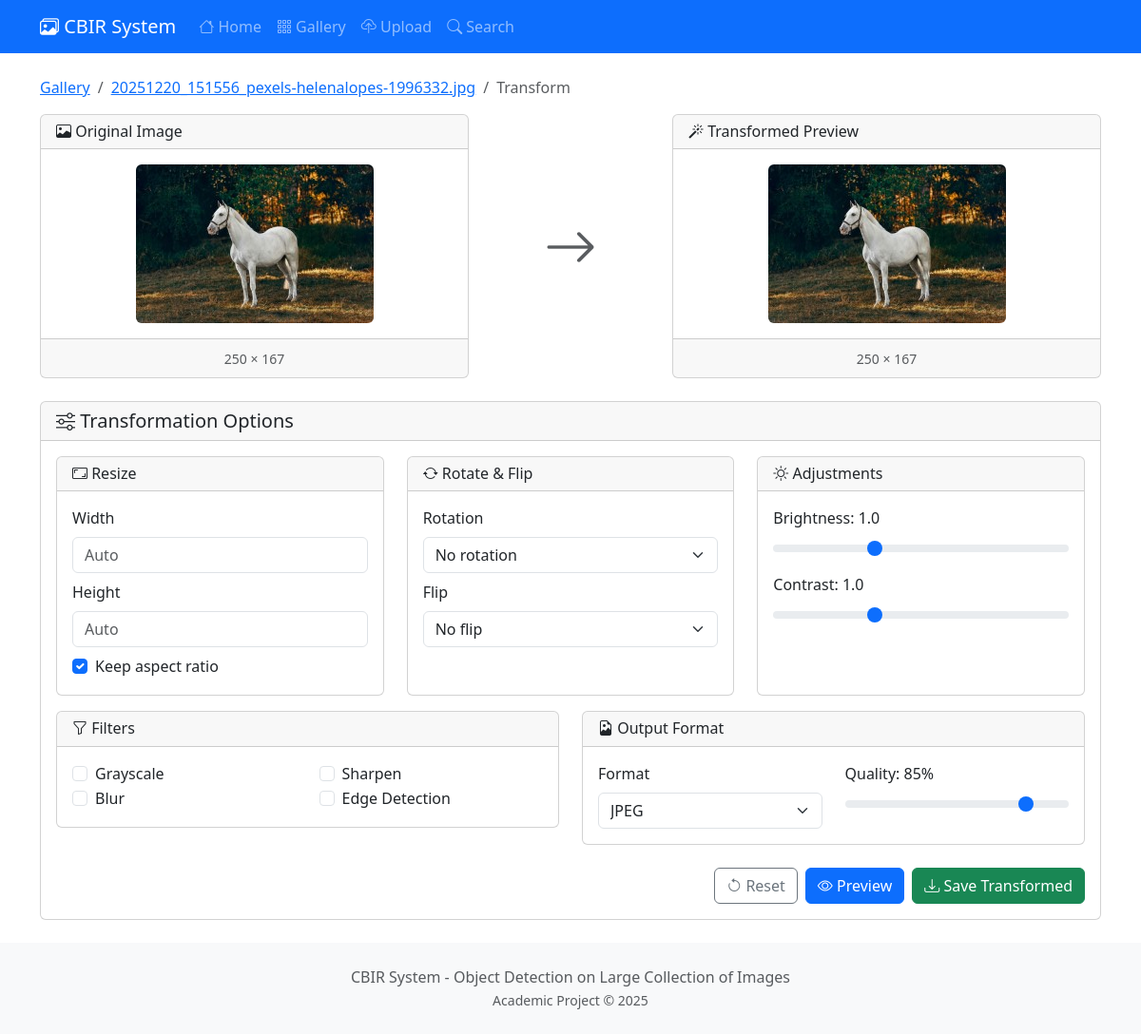
Screenshot of /image/48/transform/ with the database file from the repository.
### core/models.py (models this page shows, shortened)
class Image(models.Model):
    file = models.ImageField(upload_to=image_upload_path)
    filename = models.CharField(max_length=255)
    category = models.CharField(max_length=100, null=True, blank=True)
    uploaded_at = models.DateTimeField(auto_now_add=True)
    width = models.IntegerField(default=0)
    height = models.IntegerField(default=0)
    file_size = models.IntegerField(default=0)  # in bytes
    features_extracted = models.BooleanField(default=False)
    feature_vector = models.BinaryField(null=True, blank=True)  # Serialized numpy array
    class Meta:
        ordering = ['-uploaded_at']
    @property
    def image(self):
        return self.file
    @property
    def original_filename(self):
        return self.filename

### core/views.py (the view, shortened to what this page needs)
# urls.py: path('image/<int:pk>/transform/', views.TransformView.as_view(), name='transform'),
class TransformView(View):
    template_name = 'core/transform.html'
    def get(self, request, pk):
        image = get_object_or_404(Image, pk=pk)
        form = TransformForm()
        return render(request, self.template_name, {
            'image': image,
            'form': form
        })

### templates/core/transform.html (shortened to what this page needs)
{% extends 'core/base.html' %}
{% block content %}
<nav aria-label="breadcrumb" class="mb-3">
    <ol class="breadcrumb">
        <li class="breadcrumb-item"><a href="{% url 'core:gallery' %}">Gallery</a></li>
        <li class="breadcrumb-item"><a href="{% url 'core:image_detail' image.id %}">{{ image.original_filename }}</a></li>
        <li class="breadcrumb-item active">Transform</li>
    </ol>
</nav>
<div class="row">
    <div class="col-md-5">
        <div class="card">
            <div class="card-header">
                <h6 class="mb-0"><i class="bi bi-image"></i> Original Image</h6>
            </div>
            <div class="card-body text-center">
                <img src="{{ image.image.url }}" class="img-fluid rounded" id="originalImage" alt="Original">
            </div>
            <div class="card-footer text-center">
                <small class="text-muted">{{ image.width }} × {{ image.height }}</small>
            </div>
        </div>
    </div>
    <div class="col-md-2 d-flex align-items-center justify-content-center">
        <i class="bi bi-arrow-right display-4 text-muted"></i>
    </div>
    <div class="col-md-5">
        <div class="card">
            <div class="card-header">
                <h6 class="mb-0"><i class="bi bi-magic"></i> Transformed Preview</h6>
            </div>
            <div class="card-body text-center">
                <img src="{{ image.image.url }}" class="img-fluid rounded" id="previewImage" alt="Preview">
            </div>
            <div class="card-footer text-center">
                <small class="text-muted" id="previewDimensions">{{ image.width }} × {{ image.height }}</small>
            </div>
        </div>
    </div>
</div>
<div class="card mt-4">
    <div class="card-header">
        <h5 class="mb-0"><i class="bi bi-sliders"></i> Transformation Options</h5>
    </div>
    <div class="card-body">
        <form method="post" id="transformForm">
            <div class="row">
                <div class="col-md-4">
                    <div class="card h-100">
                        <div class="card-header">
                            <h6 class="mb-0"><i class="bi bi-aspect-ratio"></i> Resize</h6>
                        </div>
                        <div class="card-body">
                            <div class="mb-2">
                                <label class="form-label">Width</label>
                                <input type="number" name="resize_width" class="form-control" placeholder="Auto" min="1" max="4096">
                            </div>
                            <div class="mb-2">
                                <label class="form-label">Height</label>
                                <input type="number" name="resize_height" class="form-control" placeholder="Auto" min="1" max="4096">
                            </div>
                            <div class="form-check">
                                <input type="checkbox" name="keep_aspect" class="form-check-input" id="keepAspect" checked>
                                <label class="form-check-label" for="keepAspect">Keep aspect ratio</label>
                            </div>
                        </div>
                    </div>
                </div>
                <div class="col-md-4">
                    <div class="card h-100">
                        <div class="card-header">
                            <h6 class="mb-0"><i class="bi bi-arrow-repeat"></i> Rotate & Flip</h6>
                        </div>
                        <div class="card-body">
                            <div class="mb-2">
                                <label class="form-label">Rotation</label>
                                <select name="rotation" class="form-select">
                                    <option value="0">No rotation</option>
                                </select>
                            </div>
                            <div class="mb-2">
                                <label class="form-label">Flip</label>
                                <select name="flip" class="form-select">
                                    <option value="">No flip</option>
                                </select>
                            </div>
                        </div>
                    </div>
                </div>
                <div class="col-md-4">
                    <div class="card h-100">
                        <div class="card-header">
                            <h6 class="mb-0"><i class="bi bi-brightness-high"></i> Adjustments</h6>
                        </div>
                        <div class="card-body">
                            <div class="mb-2">
                                <label class="form-label">Brightness: <span id="brightnessVal">1.0</span></label>
                                <input type="range" name="brightness" class="form-range" min="0.5" max="2" step="0.1" value="1" id="brightness">
                            </div>
                            <div class="mb-2">
                                <label class="form-label">Contrast: <span id="contrastVal">1.0</span></label>
                                <input type="range" name="contrast" class="form-range" min="0.5" max="2" step="0.1" value="1" id="contrast">
                            </div>
                        </div>
                    </div>
                </div>
            </div>
            <div class="row mt-3">
                <div class="col-md-6">
                    <div class="card">
                        <div class="card-header">
                            <h6 class="mb-0"><i class="bi bi-funnel"></i> Filters</h6>
                        </div>
                        <div class="card-body">
                            <div class="row">
                                <div class="col-6">
                                    <div class="form-check">
                                        <input type="checkbox" name="grayscale" class="form-check-input" id="grayscale">
                                        <label class="form-check-label" for="grayscale">Grayscale</label>
                                    </div>
                                    <div class="form-check">
                                        <input type="checkbox" name="blur" class="form-check-input" id="blur">
                                        <label class="form-check-label" for="blur">Blur</label>
                                    </div>
                                </div>
                                <div class="col-6">
                                    <div class="form-check">
                                        <input type="checkbox" name="sharpen" class="form-check-input" id="sharpen">
                                        <label class="form-check-label" for="sharpen">Sharpen</label>
                                    </div>
                                    <div class="form-check">
                                        <input type="checkbox" name="edge_detect" class="form-check-input" id="edgeDetect">
                                        <label class="form-check-label" for="edgeDetect">Edge Detection</label>
                                    </div>
                                </div>
                            </div>
                        </div>
                    </div>
                </div>
                <div class="col-md-6">
                    <div class="card">
                        <div class="card-header">
                            <h6 class="mb-0"><i class="bi bi-file-earmark-image"></i> Output Format</h6>
                        </div>
                        <div class="card-body">
                            <div class="row">
                                <div class="col-6">
                                    <label class="form-label">Format</label>
                                    <select name="output_format" class="form-select">
                                        <option value="jpeg">JPEG</option>
                                    </select>
                                </div>
                                <div class="col-6">
                                    <label class="form-label">Quality: <span id="qualityVal">85</span>%</label>
                                    <input type="range" name="quality" class="form-range" min="10" max="100" step="5" value="85" id="quality">
                                </div>
                            </div>
                        </div>
                    </div>
                </div>
            </div>
            <div class="mt-4 d-flex gap-2 justify-content-end">
                <button type="button" class="btn btn-outline-secondary" onclick="resetForm()">
                    <i class="bi bi-arrow-counterclockwise"></i> Reset
                </button>
                <button type="submit" class="btn btn-primary" name="action" value="preview">
                    <i class="bi bi-eye"></i> Preview
                </button>
                <button type="submit" class="btn btn-success" name="action" value="save">
                    <i class="bi bi-download"></i> Save Transformed
                </button>
            </div>
        </form>
    </div>
</div>
{% endblock %}

### static/css/style.css (style rules this page uses)
body { min-height: 100vh; display: flex; flex-direction: column; }
#previewImage { max-height: 400px; object-fit: contain; }
#originalImage { max-height: 400px; object-fit: contain; }

### rows the page displays
Image: original_filename "20251220_151556_pexels-helenalopes-1996332.jpg", image (picture), width "250", height "167"
